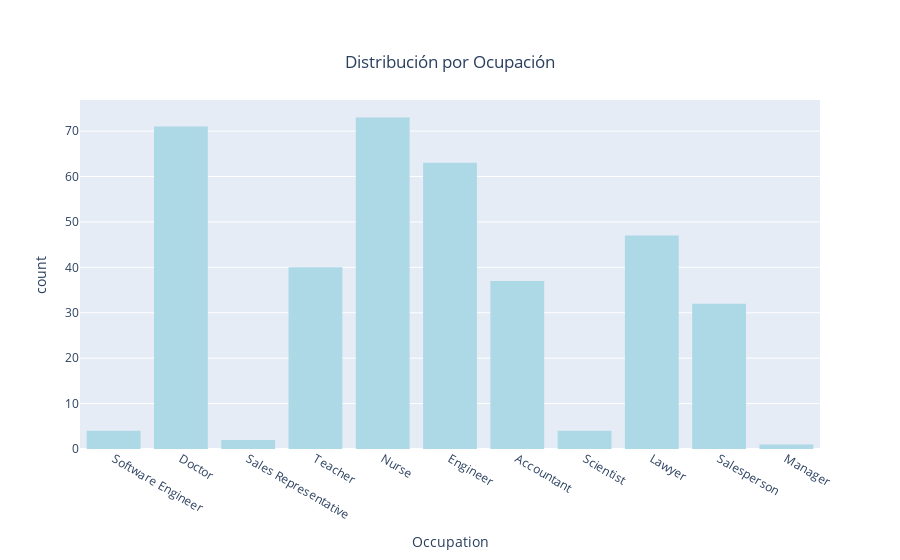

Notebook code cell kept with this figure:
### Code cell
#G4:Distribución por Ocupación

fig = px.histogram(data, x="Occupation", title="Distribución por Ocupación")
fig.update_traces(marker_color='lightblue')
fig.update_layout(title={ 'y':0.9,'x':0.5,'xanchor': 'center','yanchor': 'top'})

fig.show()

### Figure 1 — Plotly figure (JSON) as saved in the notebook; plotly's stock layout.template omitted (floating-point values rounded to 4 significant figures; data arrays with more than 128 entries replaced by an {"elided": "..."} marker saying what was removed)
{"data": [{"alignmentgroup": "True", "bingroup": "x", "hovertemplate": "Occupation=%{x}<br>count=%{y}<extra></extra>", "legendgroup": "", "marker": {"color": "lightblue", "pattern": {"shape": ""}}, "name": "", "offsetgroup": "", "orientation": "v", "showlegend": false, "type": "histogram", "x": {"elided": "374 str values"}, "xaxis": "x", "yaxis": "y"}], "layout": {"autosize": true, "barmode": "relative", "legend": {"tracegroupgap": 0}, "title": {"text": "Distribución por Ocupación", "x": 0.5, "xanchor": "center", "y": 0.9, "yanchor": "top"}, "xaxis": {"anchor": "y", "autorange": true, "domain": [0, 1], "range": [-0.5, 10.5], "title": {"text": "Occupation"}, "type": "category"}, "yaxis": {"anchor": "x", "autorange": true, "domain": [0, 1], "range": [0, 76.84], "title": {"text": "count"}}}}
